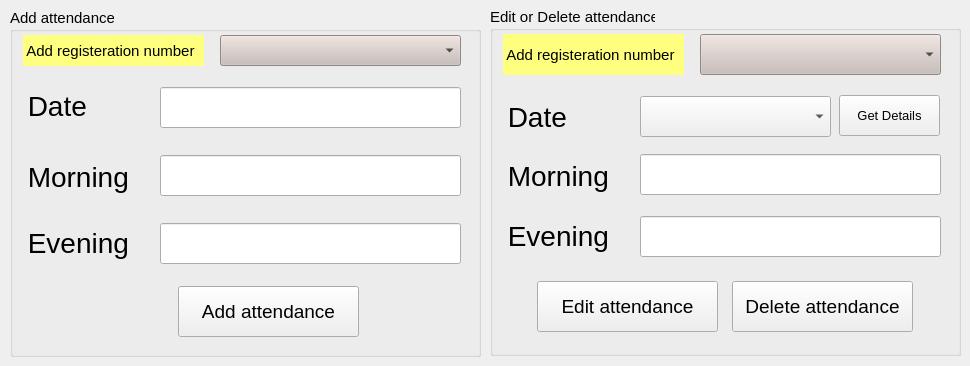
          <widget class="QWidget" name="tab_3">
           <attribute name="title">
            <string>Attendance</string>
           </attribute>
           <widget class="QGroupBox" name="groupBox_3">
            <property name="geometry">
             <rect>
              <x>10</x>
              <y>8</y>
              <width>471</width>
              <height>349</height>
             </rect>
            </property>
            <property name="minimumSize">
             <size>
              <width>0</width>
              <height>179</height>
             </size>
            </property>
            <property name="font">
             <font>
              <pointsize>11</pointsize>
             </font>
            </property>
            <property name="title">
             <string>Add attendance</string>
            </property>
            <widget class="QComboBox" name="comboBox_9">
             <property name="geometry">
              <rect>
               <x>210</x>
               <y>27</y>
               <width>241</width>
               <height>31</height>
              </rect>
             </property>
             <property name="styleSheet">
              <string notr="true">background-color:rgb(200, 189, 184);</string>
             </property>
            </widget>
            <widget class="QLabel" name="label_41">
             <property name="geometry">
              <rect>
               <x>13</x>
               <y>27</y>
               <width>181</width>
               <height>31</height>
              </rect>
             </property>
             <property name="font">
              <font>
               <pointsize>11</pointsize>
              </font>
             </property>
             <property name="styleSheet">
              <string notr="true">background-color:rgba(255, 255, 127.100);</string>
             </property>
             <property name="text">
              <string> Add registeration number</string>
             </property>
            </widget>
            <widget class="QLabel" name="label_42">
             <property name="geometry">
              <rect>
               <x>10</x>
               <y>77</y>
               <width>141</width>
               <height>41</height>
              </rect>
             </property>
             <property name="font">
              <font>
               <pointsize>21</pointsize>
              </font>
             </property>
             <property name="text">
              <string> Date</string>
             </property>
            </widget>
            <widget class="QLabel" name="label_43">
             <property name="geometry">
              <rect>
               <x>10</x>
               <y>148</y>
               <width>141</width>
               <height>41</height>
              </rect>
             </property>
             <property name="font">
              <font>
               <pointsize>21</pointsize>
              </font>
             </property>
             <property name="text">
              <string> Morning</string>
             </property>
            </widget>
            <widget class="QLabel" name="label_44">
             <property name="geometry">
              <rect>
               <x>10</x>
               <y>214</y>
               <width>141</width>
               <height>41</height>
              </rect>
             </property>
             <property name="font">
              <font>
               <pointsize>21</pointsize>
              </font>
             </property>
             <property name="text">
              <string> Evening</string>
             </property>
            </widget>
            <widget class="QLineEdit" name="lineEdit_23">
             <property name="geometry">
              <rect>
               <x>150</x>
               <y>79</y>
               <width>301</width>
               <height>41</height>
              </rect>
             </property>
            </widget>
            <widget class="QLineEdit" name="lineEdit_29">
             <property name="geometry">
              <rect>
               <x>150</x>
               <y>147</y>
               <width>301</width>
               <height>41</height>
              </rect>
             </property>
            </widget>
            <widget class="QLineEdit" name="lineEdit_30">
             <property name="geometry">
              <rect>
               <x>150</x>
               <y>215</y>
               <width>301</width>
               <height>41</height>
              </rect>
             </property>
            </widget>
            <widget class="QPushButton" name="pushButton_10">
             <property name="geometry">
              <rect>
               <x>168</x>
               <y>278</y>
               <width>181</width>
               <height>51</height>
              </rect>
             </property>
             <property name="font">
              <font>
               <pointsize>14</pointsize>
              </font>
             </property>
             <property name="text">
              <string>Add attendance</string>
             </property>
            </widget>
           </widget>
           <widget class="QGroupBox" name="groupBox_4">
            <property name="geometry">
             <rect>
              <x>490</x>
              <y>7</y>
              <width>471</width>
              <height>349</height>
             </rect>
            </property>
            <property name="minimumSize">
             <size>
              <width>0</width>
              <height>179</height>
             </size>
            </property>
            <property name="font">
             <font>
              <pointsize>11</pointsize>
             </font>
            </property>
            <property name="title">
             <string>Edit or Delete attendance</string>
            </property>
            <widget class="QComboBox" name="comboBox_10">
             <property name="geometry">
              <rect>
               <x>210</x>
               <y>27</y>
               <width>241</width>
               <height>41</height>
              </rect>
             </property>
             <property name="styleSheet">
              <string notr="true">background-color:rgb(200, 189, 184);</string>
             </property>
            </widget>
            <widget class="QLabel" name="label_45">
             <property name="geometry">
              <rect>
               <x>13</x>
               <y>27</y>
               <width>181</width>
               <height>41</height>
              </rect>
             </property>
             <property name="font">
              <font>
               <pointsize>11</pointsize>
              </font>
             </property>
             <property name="styleSheet">
              <string notr="true">background-color:rgba(255, 255, 127.100);</string>
             </property>
             <property name="text">
              <string> Add registeration number</string>
             </property>
            </widget>
            <widget class="QLabel" name="label_46">
             <property name="geometry">
              <rect>
               <x>10</x>
               <y>89</y>
               <width>141</width>
               <height>41</height>
              </rect>
             </property>
             <property name="font">
              <font>
               <pointsize>21</pointsize>
              </font>
             </property>
             <property name="text">
              <string> Date</string>
             </property>
            </widget>
            <widget class="QLabel" name="label_47">
             <property name="geometry">
              <rect>
               <x>10</x>
               <y>148</y>
               <width>141</width>
               <height>41</height>
              </rect>
             </property>
             <property name="font">
              <font>
               <pointsize>21</pointsize>
              </font>
             </property>
             <property name="text">
              <string> Morning</string>
             </property>
            </widget>
            <widget class="QLabel" name="label_48">
             <property name="geometry">
              <rect>
               <x>10</x>
               <y>208</y>
               <width>141</width>
               <height>41</height>
              </rect>
             </property>
             <property name="font">
              <font>
               <pointsize>21</pointsize>
              </font>
             </property>
             <property name="text">
              <string> Evening</string>
             </property>
            </widget>
            <widget class="QLineEdit" name="lineEdit_32">
             <property name="geometry">
              <rect>
               <x>150</x>
               <y>147</y>
               <width>301</width>
               <height>41</height>
              </rect>
             </property>
            </widget>
            <widget class="QLineEdit" name="lineEdit_33">
             <property name="geometry">
              <rect>
               <x>150</x>
               <y>209</y>
               <width>301</width>
               <height>41</height>
              </rect>
             </property>
            </widget>
            <widget class="QPushButton" name="pushButton_11">
             <property name="geometry">
              <rect>
               <x>242</x>
               <y>274</y>
               <width>181</width>
               <height>51</height>
              </rect>
             </property>
             <property name="font">
              <font>
               <pointsize>14</pointsize>
              </font>
             </property>
             <property name="text">
              <string>Delete attendance</string>
             </property>
            </widget>
            <widget class="QPushButton" name="pushButton_12">
             <property name="geometry">
              <rect>
               <x>47</x>
               <y>274</y>
               <width>181</width>
               <height>51</height>
              </rect>
             </property>
             <property name="font">
              <font>
               <pointsize>14</pointsize>
              </font>
             </property>
             <property name="text">
              <string>Edit attendance</string>
             </property>
            </widget>
            <widget class="QPushButton" name="pushButton_13">
             <property name="geometry">
              <rect>
               <x>349</x>
               <y>88</y>
               <width>101</width>
               <height>41</height>
              </rect>
             </property>
             <property name="font">
              <font>
               <pointsize>10</pointsize>
              </font>
             </property>
             <property name="text">
              <string>Get Details</string>
             </property>
            </widget>
            <widget class="QComboBox" name="comboBox_11">
             <property name="geometry">
              <rect>
               <x>150</x>
               <y>89</y>
               <width>191</width>
               <height>41</height>
              </rect>
             </property>
            </widget>
           </widget>
          </widget>
